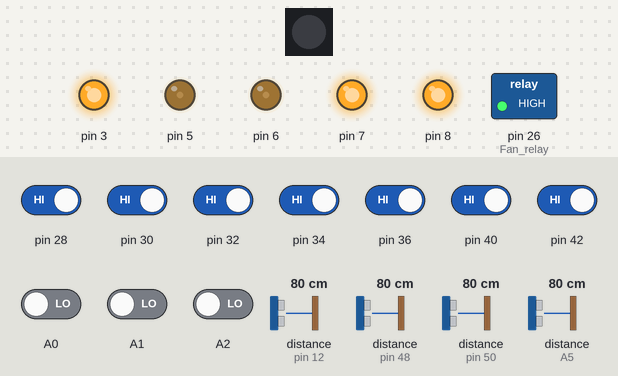
A sketch run on a simulated Arduino Mega 2560, built with avr-gcc and run on an emulated ATmega2560. Parts: 1 RGB LEDs in strip order, left to right, switched loads named in the sketch (green lamp = pin HIGH), output pins drawn as LEDs (lit = HIGH). Wiring (inferred from the names in the program): 3 × ultrasonic range finder: trigger pin 13, echo pin 12 / trigger pin 46, echo pin 48 / trigger pin 52, echo pin 50. Dashed ring = blinking. The test bench sets the inputs (shaded band); at power-on: pin 28, pin 30, pin 32, pin 34, pin 36, pin 40, pin 42 HIGH, A0–2 LOW, distance to the obstacle (sensors on A5, pin 12, pin 48, pin 50) 80 cm. Dim RGB values are drawn brighter than linear; pins used as bus, display or sensor lines are not drawn; what the sketch prints to the serial monitor is not drawn.

Above: at 1.2 s.
1.3 s: distance to the obstacle (sensor on A5) set to 11 cm
2.8 s: distance to the obstacle (sensor on A5) set to 8 cm
At 3.05 s:
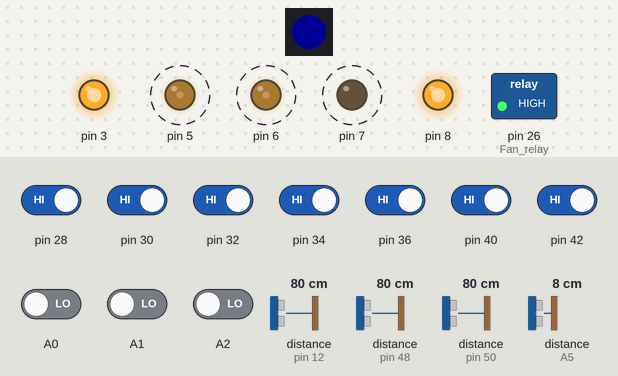
5.8 s: pin 34 driven LOW
At 6.44 s:
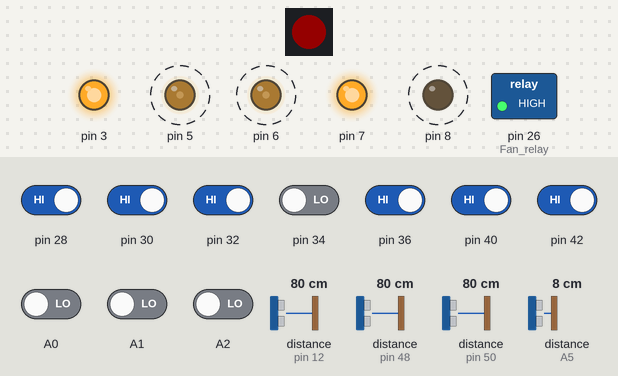
8.8 s: pin 28 driven LOW
At 9.7 s:
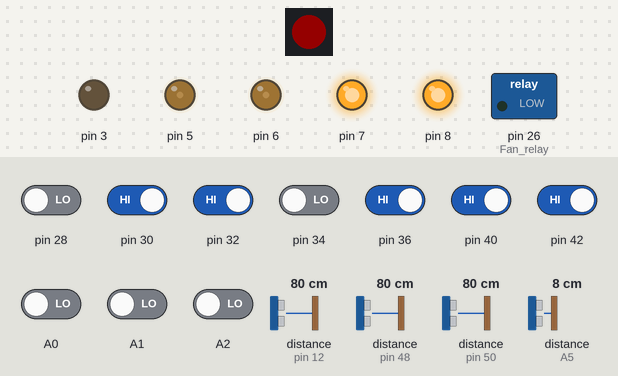
10.6 s: distance to the obstacle (sensor on A5) set to 18 cm
At 13.46 s:
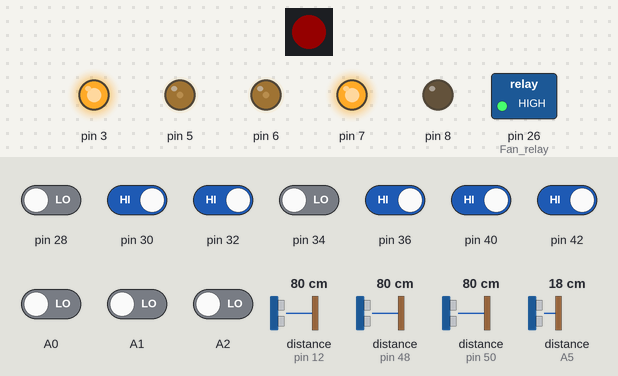
13.6 s: pin 30 driven LOW
At 15.1 s:
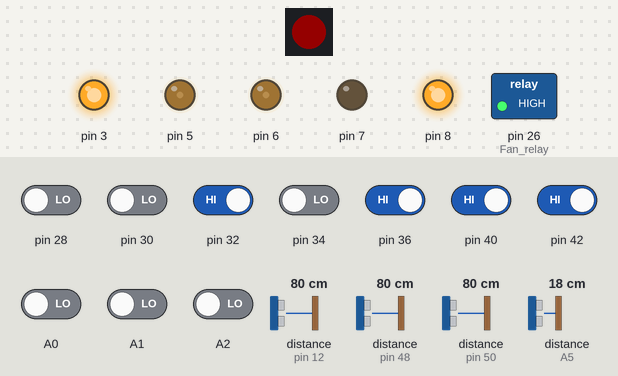
Timing chart, 0 to 16.1 s (numbered marks = the images above; inputs shaded):
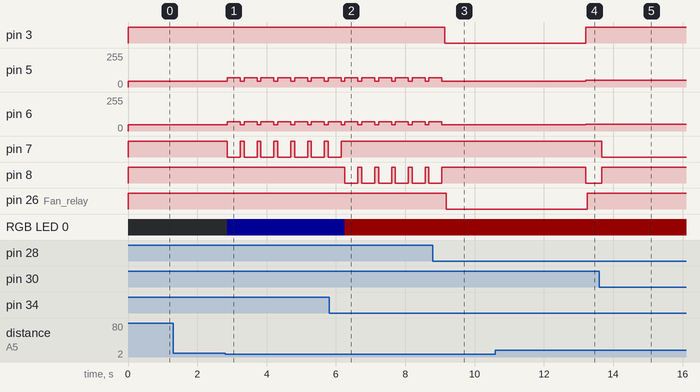

The sketch:

botdraft.ino
```cpp
/*
  few improvement:
    1. find out why keep turning when moving backwards and light turns purple
    2. Fix line tracking
    3. Add Candle -done
    4. ultrasonic sensors?
    5. maybe imporve flame detection

*/


#include <FastLED.h>
#include <SharpIR.h>
#include <string.h>

// ---------------------------------------------------------
//                      OUTPUT PINS
// ---------------------------------------------------------

// ---- Movement ----
#include "Movement_Module.h"

#define LED_PIN 4  // Pin connected to the LED
#define NUM_LEDS 1 // Number of LEDs
#define BRIGHTNESS 20 // Initial brightness (adjust as needed)

CRGB leds[NUM_LEDS]; // Define an array to store the LED colors

// ---------------------------------------------------------
//                      INPUT PINS
// ---------------------------------------------------------

// ---- Sensors ----
#include "Sensor_Module.h"

// ---------------------------------------------------------
//                     Program Logic
// ---------------------------------------------------------

#define MaxHeight 10
#define MinHeight 3

#define MinDistance 20

// Keep track of how many times the robot is moving in a straight line
// if (number > 4) : turn right to take it out of the loop of going back and forth (explore the field)
unsigned short int straightLineTracker = 0;

long int TurnBackTime = 3000.0;

// ---------------------------------------------------------
//                      Helper Functions
// ---------------------------------------------------------


enum ProtocolTypes {
  EdgeAvoidance,
  ObjectAvoidance,
  LineTracking
};

class ProtocolInterface {
  public:
    ProtocolInterface(ProtocolTypes Protocol) {
      m_numOfOutputs = 0;
      madeAnyDecisions = false;
    }
    int Log() {
      m_numOfOutputs++;
    }
  private:
    int m_numOfOutputs;
    bool madeAnyDecisions;
};

class Timer {
  public:
    Timer() {
      m_valueSet = false;
    }

    void m_Start() {
      if (!m_valueSet) {
        m_startTime = millis();
        m_valueSet = true;
      }
    }

    void m_ResetSetting() {
      // m_startTime = ;
      m_valueSet = false;
    }

    bool m_TimerDone(unsigned long timeLimit) {
      unsigned long currentTime = millis();

      if (((currentTime - m_startTime) > timeLimit) && (m_valueSet)) {
        return true;
      }
      return false;
    }

    void m_Print(bool endLine = true) {
      unsigned long currentTime = millis();
      if (endLine) Serial.println(currentTime - m_startTime);
      else Serial.print(currentTime - m_startTime);
    }

    bool m_AlreadyStarted() {
      return m_valueSet;
    }
  private:
    bool m_valueSet;
    unsigned long m_startTime;
};

// Function to change the color and brightness of the LED
void changeLedColor(CRGB color, uint8_t brightness = BRIGHTNESS) {
  for (int i = 0; i < NUM_LEDS; i++) {
    leds[i] = color;                // Set the LED color
  }
  FastLED.setBrightness(brightness); // Set the brightness
  FastLED.show();                   // Update the LED with the new color and brightness
}

Timer backwardTimer;

inline bool CheckSensorVal(float DistanceVal) {
  if ((DistanceVal > MaxHeight) || (DistanceVal <= MinHeight)) {
    return true;
  }
  return false;
}

// inline bool EdgeAvoidanceLogic() {
//   bool madeAnyDecisions = false;

//   // if all wheels are off the floor then stop
//   // if (CheckSensorVal(Edge_U_FL) && CheckSensorVal(Edge_U_FR) && CheckSensorVal(Edge_U_BL) && CheckSensorVal(Edge_U_BR)) {
//   //   Serial.println("------------ ALL SENSORS HIT ------------ ");
//   //   MovementFun::Stop();
//   // }
//   // else

//   if (direction != MovementDir::backward) {
//     backwardTimer.m_ResetSetting();
//     SensorFun::Read_EdgeAvoidance_FrontSensors();
//     if (CheckSensorVal(Edge_U_FL) && CheckSensorVal(Edge_U_FR)) {
//       Serial.println("------------ BOTH FORWARD SENSORS HIT ------------ ");
//       Serial.print("before: ");
//       Serial.print(direction + "\n");
//       MovementFun::Backward();
//       Serial.print(direction);
//       straightLineTracker++;
//       madeAnyDecisions = true;
//     } else if (CheckSensorVal(Edge_U_FL)) {
//       Serial.println("------------ FORWARD LEFT SENSOR HIT ------------ ");
//       if (direction == MovementDir::turnL) {
//         madeAnyDecisions = true;
//         MovementFun::Backward();
//       } else {
//         MovementFun::TurnRight45();
//         straightLineTracker = 0;
//         MovementFun::Forward();
//         madeAnyDecisions = true;
//       }

//     } else if (CheckSensorVal(Edge_U_FR)) {
//       Serial.println("------------ FORWARD RIGHT SENSOR HIT ------------ ");
//       if (direction == MovementDir::turnR) {
//         madeAnyDecisions = true;
//         MovementFun::Backward();
//       } else {
//         MovementFun::TurnLeft45();
//         straightLineTracker = 0;
//         MovementFun::Forward();
//         madeAnyDecisions = true;
//       }
//     }
//   } else if ((direction != MovementDir::forward)) {
//     SensorFun::Read_EdgeAvoidance_BackSensors();

//     //used to prevent the robot from going backward, when backward sensor is weaker
//     if (direction == MovementDir::backward) {
//       backwardTimer.m_Start();
//       // madeAnyDecisions = true;
//       if (backwardTimer.m_TimerDone(TurnBackTime)) {
//         // MovementFun::TurnLeft();
//         MovementFun::TurnLeft45();
//         MovementFun::TurnLeft45();
//         MovementFun::TurnLeft45();
//         MovementFun::Forward();
//         backwardTimer.m_ResetSetting();
//       }
//     }


//     if (CheckSensorVal(Edge_U_BL) && CheckSensorVal(Edge_U_BR)) {
//       Serial.println("------------ BOTH BACKWARD SENSORS HIT ------------ ");
//       MovementFun::Forward();
//       straightLineTracker++;
//       madeAnyDecisions = true;

//       // if the machine has been moving back and forth in a straight line for 2 time (4 sensor hits)
//       // Turn to right to make the robot explore the ground
//       if (straightLineTracker >= 4) {
//         Serial.println("------------ STOPPING ROBOT FROM MOVING IN STRAIGHT LINE (TURNING RIGHT) ------------ ");
//         MovementFun::TurnLeft45();
//         straightLineTracker = 0;
//       }
//     } else if (CheckSensorVal(Edge_U_BL)) {
//       Serial.println("------------ BACKWARD LEFT SENSOR HIT ------------ ");
//       MovementFun::TurnRight45();
//       straightLineTracker = 0;
//       MovementFun::Forward();
//       madeAnyDecisions = true;

//     } else if (CheckSensorVal(Edge_U_BR)) {
//       Serial.println("------------ BACKWARD RIGHT SENSOR HIT ------------ ");
//       MovementFun::TurnLeft45();
//       straightLineTracker = 0;
//       MovementFun::Forward();
//       madeAnyDecisions = true;
//     }
//   }
//   return madeAnyDecisions;
// }
MovementDir findir;
inline bool ObjectAvoidanceLogic() {

  bool madeAnyDecisions = false;
  SensorFun::Read_ObjectAvoidance_Sensors();

  // -------- ------- --------
  // -------- Forward --------
  // -------- ------- --------

  if ((Obj_IR_FL == 0) && (Obj_IR_FR == 0)){
    Serial.print("[Front] Corner Sensor: Both");
    madeAnyDecisions = true;
    MovementFun::Backward();
  }
  else if (Obj_IR_FL == 0) {
    Serial.print("[Front] Corner Sensor: Turn Right");
    madeAnyDecisions = true;
    changeLedColor(CRGB::Green);
    MovementFun::TurnRight45();
    MovementFun::Forward();
  }
  else if (Obj_IR_FR == 0) {
    Serial.print("[Front] Corner Sensor: Turn Left");
    madeAnyDecisions = true;
    changeLedColor(CRGB::Red);
    MovementFun::TurnLeft45();
    MovementFun::Forward();
  }
  else if (Obj_Sharp_Front < 10) {
    Serial.print("[Front] Corner Sensor: Sharp");
    madeAnyDecisions = true;
    changeLedColor(CRGB::Blue);
    MovementFun::TurnRight45();
    MovementFun::Forward();
  }
  // -------- -------- --------
  // -------- Backward --------
  // -------- -------- --------
  if (direction == MovementDir::backward) {
    // changeLedColor(CRGB::Yellow);
    if ((Obj_U_Back < 10) || ((Edge_U_BL <= 8) && (Edge_U_BR <= 8)) ) {
      Serial.print("[Backward] Corner Sensor: Both");
      changeLedColor(CRGB::Purple);
      MovementFun::Forward();
      madeAnyDecisions = true;
    }
    else if (Edge_U_BL <= 10)
    {
      Serial.print("[Backward] Corner Sensor: Turn Left");
      changeLedColor(CRGB::Purple);
      MovementFun::TurnLeft45();
      MovementFun::Forward();
      madeAnyDecisions = true;
    }
    else if (Edge_U_BR <= 10)
    {
      Serial.print("[Backward] Corner Sensor: Turn Right");
      changeLedColor(CRGB::Purple);
      MovementFun::TurnRight45();
      MovementFun::Forward();
      madeAnyDecisions = true;
    }
  }
  return madeAnyDecisions;
}

unsigned long timerLimit = 1000;
// Timer perpendicularTimer;
Timer keepSearchingTimer;

MovementDir sweepDirection;

bool isLineClose = false;
int sweepPhase = 0;

inline bool LineTrackingLogic() {

  bool madeAnyDecisions = false;
  SensorFun::Read_LineTracking_Sensors();
  if ( Line_IR_Middle && Line_IR_Right && Line_IR_Left && !isLineClose ) {
    Serial.println("Perpendicular ");
    MovementFun::Stop();
    // changeLedColor(CRGB::Blue);
    delay(300);
    MovementFun::TurnRight45(-10);
    sweepDirection = MovementDir::turnR;
    isLineClose = true;
    madeAnyDecisions = true;
  }
  // else if ( Line_IR_Middle && Line_IR_Right ) {
  //   changeLedColor(CRGB::Green);
  //   MovementFun::TurnRight(-10);
  //   MovementFun::Forward();
  //   madeAnyDecisions = true;
  // }
  // else if ( Line_IR_Middle && Line_IR_Left ) {
  //   changeLedColor(CRGB::Green);
  //   MovementFun::TurnLeft(-10);
  //   MovementFun::Forward();
  //   madeAnyDecisions = true;
  // }

  // Line following logic
  if (Line_IR_Left || Line_IR_Middle || Line_IR_Right) {
    Serial.println("found Line:");
    madeAnyDecisions = true;
    isLineClose = true;
    keepSearchingTimer.m_ResetSetting();
    // On the line
    if (Line_IR_Middle == HIGH) {
      Serial.print("Forward");
      // changeLedColor(CRGB::White);
      sweepDirection = MovementDir::forward;
      MovementFun::Forward();

      sweepPhase = 0;
    }
    // Turn right
    else if (Line_IR_Right == HIGH) {
      Serial.print("Right");
      // changeLedColor(CRGB::Purple);
      sweepDirection = MovementDir::turnR;
      MovementFun::TurnRight(10);
      sweepPhase = 0;
    }
    // Turn left
    else if (Line_IR_Left == HIGH) {
      Serial.print("Left");
      // changeLedColor(CRGB::Purple);
      sweepDirection = MovementDir::turnL;
      MovementFun::TurnLeft();
      sweepPhase = 0;
    }
  }

  else if ((isLineClose) && (sweepDirection != MovementDir::forward)) {
    Serial.print("SEARCHING:");
    // Timer Function
    keepSearchingTimer.m_Start();

    if(sweepPhase == 0){
      // Serial.println("  Phase 1");
      // changeLedColor(CRGB::Red, 100);
      if (!keepSearchingTimer.m_TimerDone(timerLimit)) {
        madeAnyDecisions = true;
        if (sweepDirection == MovementDir::turnL)   MovementFun::TurnLeft();
        else  MovementFun::TurnRight(10);
      }
      else{
        sweepPhase = 1;
        keepSearchingTimer.m_ResetSetting();
      }
    }
    if(sweepPhase == 1){
      // changeLedColor(CRGB::Green, 100);
      if (!keepSearchingTimer.m_TimerDone(2.0*timerLimit)) {
        madeAnyDecisions = true;
        if (sweepDirection == MovementDir::turnL)   MovementFun::TurnRight(10);
        else  MovementFun::TurnLeft();
      }
      else{
        sweepPhase = 2;
        isLineClose = false;
        Serial.println("Done");
      }
    }
  }

  else {
    Serial.println("nothing");
    // changeLedColor(CRGB::Black, 0);
    isLineClose = false;
    keepSearchingTimer.m_ResetSetting();
  }


  return madeAnyDecisions;
}
// inline bool FlameTrackingLogic(){ // new
//   bool madeAnyDecisions = false;
//   SensorFun::Read_Flame_Sensors();
//   if (F_Flame_IR >= 21){
//     Serial.print("Flame Detected");
//     MovementFun::Forward();
//     madeAnyDecisions = true;
//     if (F_Flame_IR <= 7){
//      MovementFun::Stop();
//    }
//     if (F_Flame_IR == 0){
//       Serial.print("Flame NOT Detected");
//       MovementFun::Forward();
//     }
//   }
//   return madeAnyDecisions;
// }

bool closeEnough = false;
bool fanOn = false;

inline bool FlameTrackingLogic() {  // new
  bool madeAnyDecisions = false;
  fanOn = false;

  SensorFun::Read_Flame_Sensors();
  SensorFun::Read_ObjectAvoidance_Sensors();
  // Serial.print(Obj_Sharp_Front);

  if ((RM_Flame_IR == 0 || LM_Flame_IR == 0 || F_Flame_IR == 0) && Obj_Sharp_Front <= 10) {
    MovementFun::Stop();
    madeAnyDecisions = true;
    Serial.print("stopped \n");
    fanOn = true;
  }

  else if (F_Flame_IR == 0) {
    Serial.print("Flame Detected \n");
    MovementFun::Forward();
    madeAnyDecisions = true;
    // fanOn = true;
  }

  // else if (R_Flame_IR == 0) {
  //   Serial.print("Flame Detected on Right \n");
  //   MovementFun::TurnRight();
  //   madeAnyDecisions = true;
  //   // fanOn = true;
  // }

  else if ((R_Flame_IR == 0) || (RM_Flame_IR == 0)) {
    Serial.print("Flame Detected on Right \n");
    MovementFun::TurnRight();
    madeAnyDecisions = true;
    // fanOn = true;
  }

  // Check for L_Flame_IR and turn left45
  else if ((L_Flame_IR == 0) || (LM_Flame_IR == 0)) {
    Serial.print("Flame Detected on Left \n");
    MovementFun::TurnLeft();
    madeAnyDecisions = true;
    // fanOn = true;
  }
  return madeAnyDecisions;
}


// ---------------------------------------------------------
//                      Base Functions
// ---------------------------------------------------------

void setup() {
  Serial.begin(9600);

  // Initialize motor pins as outputs
  MovementFun::Init();

  FastLED.addLeds<WS2812, LED_PIN, GRB>(leds, NUM_LEDS); // Initialize FastLED
  FastLED.setBrightness(BRIGHTNESS); // Set the initial brightness
  changeLedColor(CRGB::Black, 0);  // Set to black with brightness 0

  // -----------------------------------

  SensorFun::Init();

  Serial.println("-------------");
  Serial.println("Starting Program");
  Serial.println("-------------");


  MovementFun::Forward();
  digitalWrite(Fan_relay, HIGH);
  //EdgeAvoidanceLogic();
}

bool flameDetectionHappened, edgeAvoidanceHappened, objectAvoidanceHappened;
MovementDir rememberDir;

Timer lineTrackingBufferTimer;
unsigned long lineTrackingBufferTimerLimit = 500.0;
bool lineTrackingBufferActive = false;

void temp(){

  // edgeAvoidanceHappened = EdgeAvoidanceLogic();
  // if(edgeAvoidanceHappened){
  //   // changeLedColor(CRGB::Yellow); // Change to Yellow
  // }


  rememberDir = direction;

  objectAvoidanceHappened = ObjectAvoidanceLogic();
  if(objectAvoidanceHappened){
    // changeLedColor(CRGB::HotPink); // Change to HotPink
  }

  if ((rememberDir != direction) && (rememberDir == MovementDir::turnL || rememberDir == MovementDir::turnR) && (direction == MovementDir::turnR || direction == MovementDir::turnL)) {
    MovementFun::Backward();
  }

  // ------- Line Detection Buffer--------

  if (edgeAvoidanceHappened || objectAvoidanceHappened) {
    // start the timer for Buffer that
    lineTrackingBufferActive = true;
    lineTrackingBufferTimer.m_ResetSetting();
    // keepSearchingTimer.m_ResetSetting();
    // isLineClose=false;
  }
  else {
    // is Buffer Suppose to wait
    if (lineTrackingBufferActive) {
      changeLedColor(CRGB::Orange);
      lineTrackingBufferTimer.m_Start();
      if (lineTrackingBufferTimer.m_TimerDone(lineTrackingBufferTimerLimit)) {
        lineTrackingBufferTimer.m_ResetSetting();
        lineTrackingBufferActive = false;
      }
    }
    else {

      if (!LineTrackingLogic()) {
        if(direction == MovementDir::stop){
          MovementFun::Forward();
        }
        // if ((direction == MovementDir::turnR) || (direction == MovementDir::turnL)) {
        //   MovementFun::Forward();
        // }
      }
      else{
        // changeLedColor(CRGB::Blue); // Change to Red
      }
      // if(direction != MovementDir::backward){
      //   MovementFun::Forward();
      // }
    }
  }
}


Timer object_edgeAvoidanceBufferTimer;
unsigned long object_edgeAvoidanceBufferTimerLimit = 1500.0;
bool object_edgeAvoidanceBufferActive = false;

void loop() {
    // Serial.println(Obj_Sharp_Front);

  // SensorFun::Read_EdgeAvoidance_BackSensors();
  // SensorFun::Read_EdgeAvoidance_FrontSensors();
  SensorFun::Read_ObjectAvoidance_Sensors();
  //SensorFun::Read_LineTracking_Sensors();
  SensorFun::Print(false, false, false, false);

  // Change to false to only print sensor output and disable output

  if (true) {
    // changeLedColor(CRGB::Black, 0);  // Set to black with brightness 0
    if (fanOn)
    {
      digitalWrite(Fan_relay, LOW);
      delay(4000);

    }
    else {
      digitalWrite(Fan_relay, HIGH);
      fanOn = false;
    }
    if (FlameTrackingLogic()) {
      // start the timer for Buffer that
      // changeLedColor(CRGB::Red); // Change to Red
      object_edgeAvoidanceBufferActive = true;
      object_edgeAvoidanceBufferTimer.m_ResetSetting();
    }
    else {
      // is Buffer Suppose to wait
      if (object_edgeAvoidanceBufferActive) {
        object_edgeAvoidanceBufferTimer.m_Start();
        if (object_edgeAvoidanceBufferTimer.m_TimerDone(object_edgeAvoidanceBufferTimerLimit)) {
          object_edgeAvoidanceBufferTimer.m_ResetSetting();
          object_edgeAvoidanceBufferActive = false;
        }
      }
      else {
        temp();
      }
    }

  }
  else {
    MovementFun::Stop();
  }
}

//line tracking
//IR sensor
//add fan
```

Source omitted: Movement_Module.h (4058 bytes), Sensor_Module.h (6897 bytes)

Measured:
- the behaviour switches between 10 and 9 cm on distance to the obstacle (sensor on A5) (found by bisection; images 0 and 1)
- after the input at 1.3 s, every drawn part: stays the same
- after the input at 2.8 s, pin 5: alternates 70/255 for 0.38 s and 44/255 for 0.11 s, starting after 0.07 s; pin 6: alternates 70/255 for 0.38 s and 48/255 for 0.11 s, starting after 0.07 s; pin 7: alternates HIGH for 0.11 s and LOW for 0.38 s, starting after 0.07 s; RGB LED 0: off → RGB(0, 0, 20) after 0.07 s
- after the input at 5.8 s, pin 7: goes on until 6.1 s, then stays HIGH; pin 8: alternates HIGH for 0.11 s and LOW for 0.38 s, starting after 0.46 s; RGB LED 0: RGB(0, 0, 20) → RGB(20, 0, 0) after 0.46 s
- after the input at 8.8 s, pin 3: HIGH → LOW after 0.33 s; pin 5: goes on until 9.1 s, then stays 44/255; pin 6: goes on until 9.1 s, then stays 48/255; pin 8: goes on until 9.1 s, then stays HIGH; pin 26 (Fan_relay): HIGH → LOW after 0.38 s
- after the input at 10.6 s, pin 3, pin 26 (Fan_relay): LOW → HIGH after 2.6 s; pin 5: 44/255 → 50/255 after 2.6 s; pin 6: 48/255 → 50/255 after 2.6 s; pin 8: HIGH → LOW after 2.6 s
- after the input at 13.6 s, pin 7: HIGH → LOW after 0.06 s; pin 8: LOW → HIGH after 0.06 s
